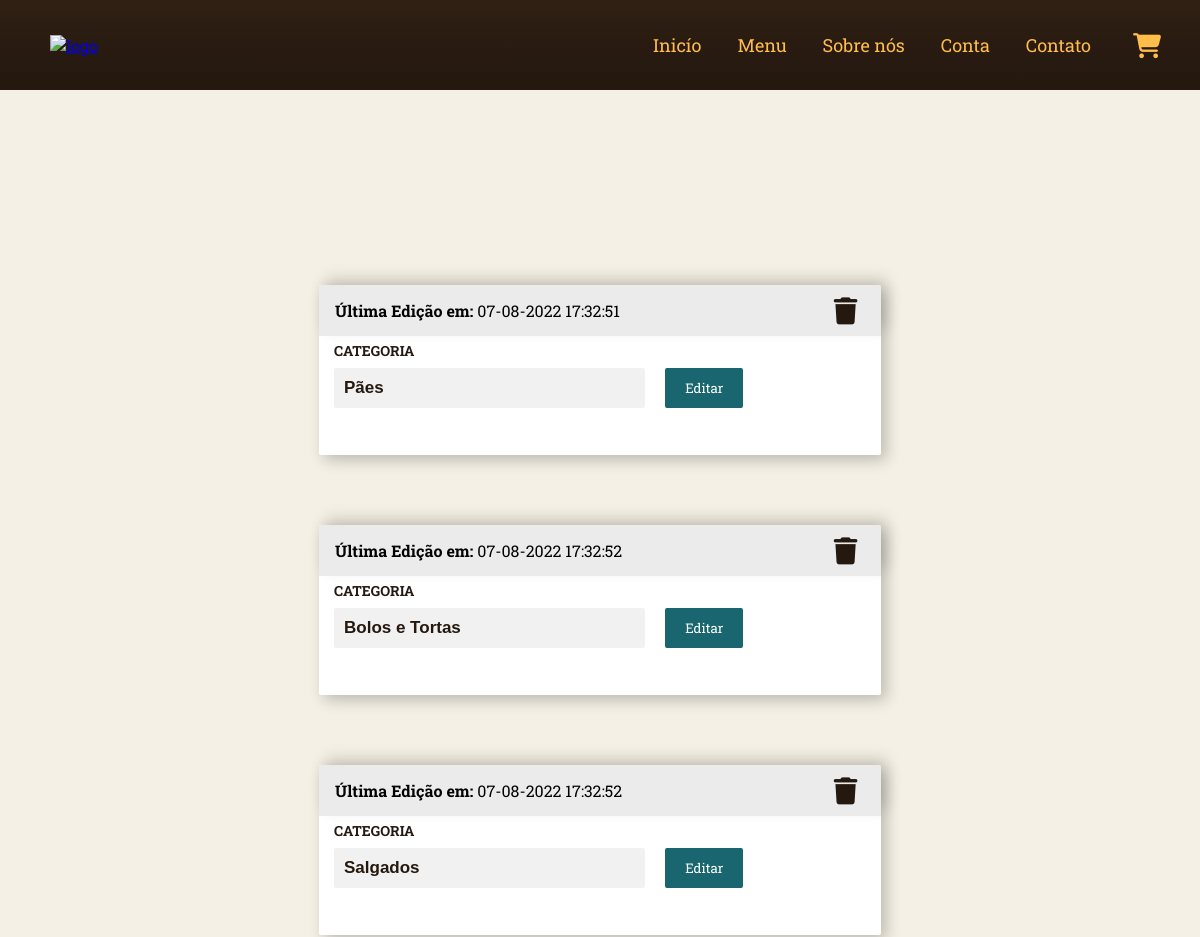
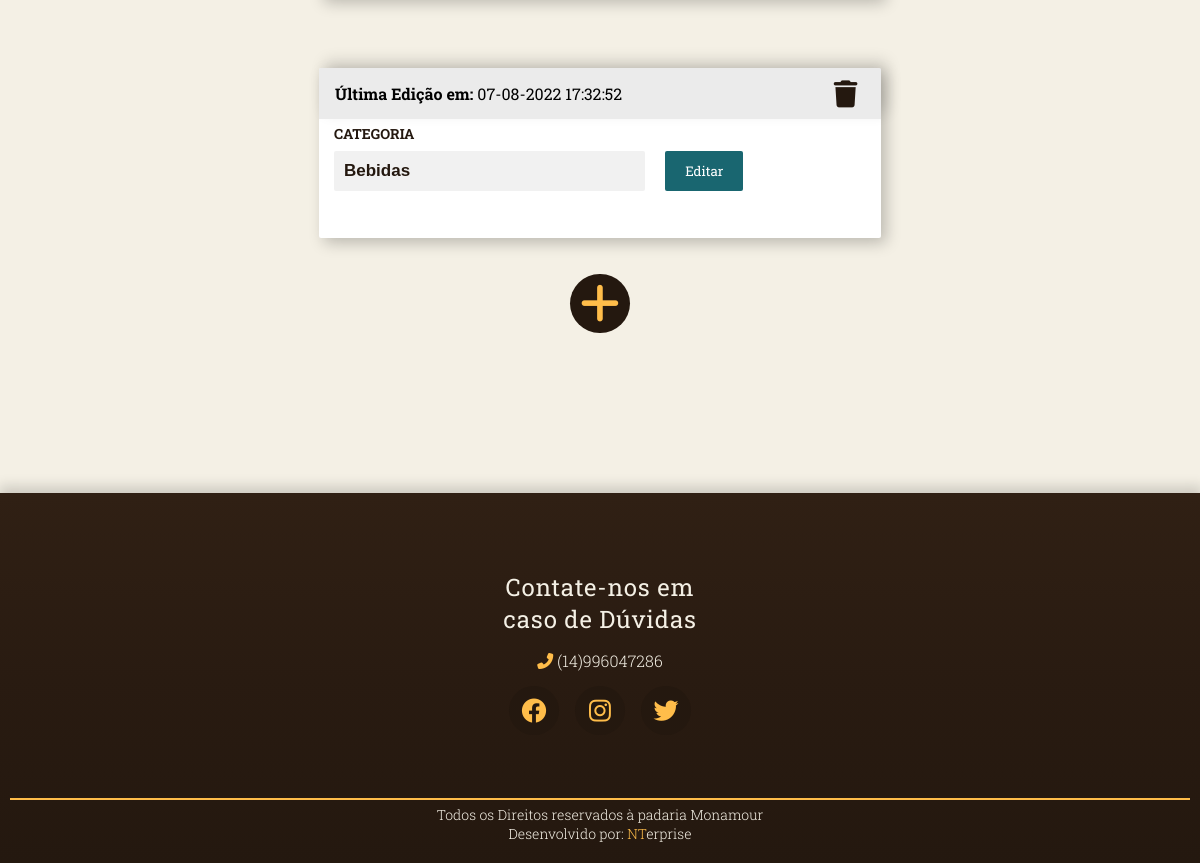
The app's page /menus/categoria.php (signed in) with its own data (2 pictures, top to bottom).
### tables this page shows
CREATE TABLE `tb_categoria` (
  `ID` int(11) NOT NULL,
  `CATEGORIA` varchar(50) NOT NULL,
  `CREATED` datetime NOT NULL,
  `MODIFIED` datetime DEFAULT NULL
);

### menus/categoria.php (the view, shortened to what this page needs)
<?php
    include('../assets/php/conexao.php');
?>
<!DOCTYPE html>
<html lang="pt-br">
<head>
    <link rel="stylesheet" href="../assets/style/css/style-menu-footer.css">
    <link rel="stylesheet" href="../assets/style/css/style-categ.css">
    <link rel="stylesheet" href="../assets/style/css/style-modal.css">
    <link rel="stylesheet" href="https://cdnjs.cloudflare.com/ajax/libs/font-awesome/6.1.2/css/all.min.css" />
</head>
<body onresize='heightAt()'>
    <?php
        $sqlCateg = "SELECT ID,
                            CATEGORIA,
                            DATE_FORMAT(CREATED, '%d-%m-%Y %H:%i:%s') AS CREATED,
                            DATE_FORMAT(MODIFIED, '%d-%m-%Y %H:%i:%s') AS MODIFIED
                     FROM TB_CATEGORIA";
        $resultCateg = mysqli_query($conn, $sqlCateg) or die(mysqli_error($conn));
    ?>
    <?php
        include('header.php');
    ?>
    <main>
        <?php
            while ($rowCateg = mysqli_fetch_assoc($resultCateg)):
                if($rowCateg['MODIFIED'] == NULL) {
                    $dateMod = $rowCateg['CREATED'];
                } else {
                    $dateMod = $rowCateg['MODIFIED'];
                }
        ?>
            <section class="categ-container">
                <form method="POST" action="../assets/php/categoria-php.php?acao=ctgE&id=<?php echo $rowCateg['ID']?>">
                    <article class="top-categ">
                        <p><strong>Última Edição em:</strong> <?php echo $dateMod; ?></p>
                        <span class="del-icon">
                            <a href=".msg?acao=ctgDel&id=<?php echo $rowCateg['ID']?>" class="href-modal"><i class="fas fa-trash"></i></a>
                        </span>
                    </article>
                    <article class="info-categ">
                        <label for="categ">CATEGORIA</label>
                        <input type="text" name="categ" class="categ" value="<?php echo $rowCateg['CATEGORIA']; ?>" required disabled>
                        <div class="btn-func">
                            <button type="button" class="btnEdit">Editar</button>
                        </div>
                    </article>
                </form>
            </section>
        <?php endwhile; ?>
        <span class="add-categ">
            <a href=".msg-add" class="href-add"><i class="fa-solid fa-plus"></i></a>
        </span>
    </main>
    <footer>
        <div class="footer-info" id="href-contact">
            <div class="footer-info-contact">
                <h2>Contate-nos em caso de Dúvidas</h2>
                <p id="phone">
                    <i class="fas fa-phone-alt"></i>
                    (14)996047286
                </p>
                <p id="footer-socialmedia">
                    <a href="">
                        <i class="fab fa-facebook"></i>
                    </a>
                    <a href="">
                        <i class="fab fa-instagram"></i>
                    </a>
                    <a href="">
                        <i class="fab fa-twitter"></i>
                    </a>
                </p>
            </div>
        </div>
        <hr>
        <div class="final-info">
            <p>Todos os Direitos reservados à padaria Monamour</p>
            <p>Desenvolvido por: <span id="color-name">NT</span>erprise</p>
        </div>
    </footer>
</body>
</html>

### assets/style/css/style-menu-footer.css (style rules this page uses)
:root { --corBackg: #f4f0e5; --corPrim: #24180F; --corSec: #FFBD4A; --fontPrim: 'Roboto Slab', serif; --fontSec: 'Architects Daughter', cursive; }
footer { background-image: linear-gradient(to top, var(--corPrim), #291b11, #302014); color: var(--corBackg); padding: 20px 10px; box-shadow: 1px -5px 12px 2px rgba(0, 0, 0, 0.158); text-align: center; font-weight: 300; }
.footer-info { display: flex; justify-content: center; margin: 3em 0; }
.footer-info .footer-info-contact { margin-top: 10px; }
.footer-info-contact h2 { width: 60%; margin: auto; font-weight: 400; letter-spacing: 0.8px; }
.footer-info-contact p { margin: 15px 0; }
p#phone i { color: var(--corSec); }
.footer-info-contact p#footer-socialmedia a { text-decoration: none; font-size: 25px; margin: 0px 5px; color: var(--corSec); }
p#footer-socialmedia i { width: 50px; padding: 12px; border-radius: 50px; background-color: var(--corPrim); transition: 0.3s; }
footer hr { border: 1px solid var(--corSec); width: 100%; margin: 5px 0; }
.final-info { font-size: 14px; }
span#color-name { color: var(--corSec); }

### assets/style/css/style-categ.css (style rules this page uses)
:root { --corBackg: #f4f0e5; --corPrim: #24180F; --corSec: #FFBD4A; --fontPrim: 'Roboto Slab', serif; --fontSec: 'Architects Daughter', cursive; }
* { margin: 0; padding: 0; box-sizing: border-box; transition: 0.3s; }
body { font-family: var(--fontPrim); background-color: var(--corBackg); position: relative; }
main { margin: 10em 5em; display: flex; flex-direction: column; justify-content: center; align-items: center; }
section { position: relative; background-color: white; margin: 35px 0; border-radius: 2px; box-shadow: 5px 5px 15px rgba(0, 0, 0, 0.233); width: 562px; max-width: 70vw; }
article.top-categ { background-color: #ebebeb; border-radius: 2px 2px 0px 0px; box-shadow: 6px -7px 15px rgb(0 0 0 / 14%); padding: 15px 16px; display: flex; align-items: center; }
article.top-categ span { position: absolute; left: 90%; font-size: 27px; }
article.top-categ i { color: var(--corPrim); padding: 7px 9px; border-radius: 50%; }
section .info-categ, section .info-categ .btn-func { display: flex; align-items: center; position: relative; }
section .info-categ { margin: 15px 5px 30px; }
section .info-categ input[type='text'] { margin: 17px 10px; height: 40px; border: none; background-color: #f1f1f1; border-radius: 2px; color: var(--corPrim); font-size: 17px; font-weight: 700; padding: 0px 10px; }
section .info-categ input[name='categ'] { width: calc(60% - 20px); }
section .info-categ label { position: absolute; top: -10px; text-transform: uppercase; margin-left: 10px; font-size: 14px; font-weight: 700; color: var(--corPrim); user-select: none; pointer-events: none; transition: 0.5s; }
section .info-categ .btn-func button, section .info-categ .btn-func input[type='submit'] { font-family: var(--fontPrim); margin: 0 10px; padding: 10px 20px; height: 40px; border: none; border-radius: 2px; cursor: pointer; color: white; }
section .info-categ .btn-func button { background-color: #196670; }
main .add-categ { font-size: 45px; color: var(--corPrim); }
main .add-categ i { padding: 7px 10px; border-radius: 50%; background-color: var(--corPrim); color: var(--corSec); }

### assets/style/css/style-modal.css (style rules this page uses)
:root { --corBackg: #f4f0e5; --corPrim: #24180F; --corSec: #FFBD4A; --fontPrim: 'Roboto Slab', serif; }
* { margin: 0; padding: 0; box-sizing: border-box; }

### records on screen
tb_categoria: dateMod "07-08-2022 17:32:51", categ "Pães"
tb_categoria: dateMod "07-08-2022 17:32:52", categ "Bolos e Tortas"
tb_categoria: dateMod "07-08-2022 17:32:52", categ "Salgados"
tb_categoria: dateMod "07-08-2022 17:32:52", categ "Bebidas"
